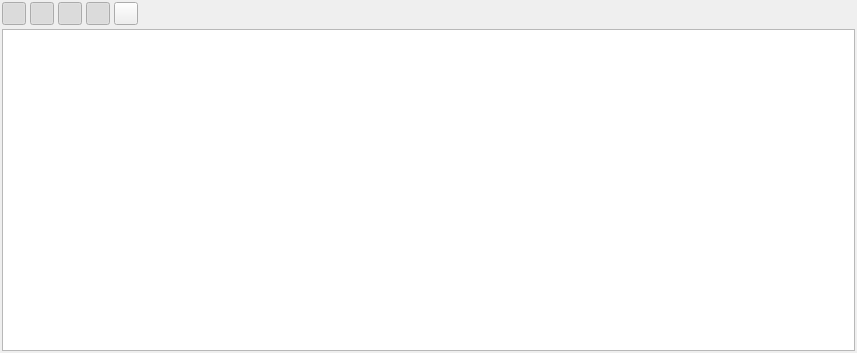
<?xml version="1.0" encoding="UTF-8"?>
<ui version="4.0">
 <class>MainWindowConsole</class>
 <widget class="QWidget" name="MainWindowConsole">
  <property name="geometry">
   <rect>
    <x>0</x>
    <y>0</y>
    <width>857</width>
    <height>353</height>
   </rect>
  </property>
  <property name="windowTitle">
   <string>Form</string>
  </property>
  <layout class="QGridLayout" name="gridLayout">
   <property name="leftMargin">
    <number>2</number>
   </property>
   <property name="topMargin">
    <number>2</number>
   </property>
   <property name="rightMargin">
    <number>2</number>
   </property>
   <property name="bottomMargin">
    <number>2</number>
   </property>
   <property name="spacing">
    <number>4</number>
   </property>
   <item row="0" column="0">
    <layout class="QHBoxLayout" name="horizontalLayout">
     <item>
      <widget class="QToolButton" name="toolButtonDebug">
       <property name="text">
        <string/>
       </property>
       <property name="checkable">
        <bool>true</bool>
       </property>
       <property name="checked">
        <bool>true</bool>
       </property>
      </widget>
     </item>
     <item>
      <widget class="QToolButton" name="toolButtonWarning">
       <property name="text">
        <string/>
       </property>
       <property name="checkable">
        <bool>true</bool>
       </property>
       <property name="checked">
        <bool>true</bool>
       </property>
      </widget>
     </item>
     <item>
      <widget class="QToolButton" name="toolButtonCritical">
       <property name="text">
        <string/>
       </property>
       <property name="checkable">
        <bool>true</bool>
       </property>
       <property name="checked">
        <bool>true</bool>
       </property>
      </widget>
     </item>
     <item>
      <widget class="QToolButton" name="toolButtonAutoScroll">
       <property name="text">
        <string/>
       </property>
       <property name="checkable">
        <bool>true</bool>
       </property>
       <property name="checked">
        <bool>true</bool>
       </property>
      </widget>
     </item>
     <item>
      <widget class="QToolButton" name="toolButtonClear">
       <property name="text">
        <string/>
       </property>
      </widget>
     </item>
     <item>
      <spacer name="horizontalSpacer">
       <property name="orientation">
        <enum>Qt::Horizontal</enum>
       </property>
       <property name="sizeHint" stdset="0">
        <size>
         <width>40</width>
         <height>20</height>
        </size>
       </property>
      </spacer>
     </item>
    </layout>
   </item>
   <item row="1" column="0">
    <widget class="QTableView" name="tableView">
     <property name="editTriggers">
      <set>QAbstractItemView::NoEditTriggers</set>
     </property>
     <property name="selectionMode">
      <enum>QAbstractItemView::ExtendedSelection</enum>
     </property>
     <property name="selectionBehavior">
      <enum>QAbstractItemView::SelectRows</enum>
     </property>
     <attribute name="horizontalHeaderVisible">
      <bool>false</bool>
     </attribute>
     <attribute name="verticalHeaderVisible">
      <bool>false</bool>
     </attribute>
     <attribute name="verticalHeaderDefaultSectionSize">
      <number>20</number>
     </attribute>
     <attribute name="verticalHeaderMinimumSectionSize">
      <number>20</number>
     </attribute>
    </widget>
   </item>
  </layout>
 </widget>
 <resources/>
 <connections/>
</ui>
